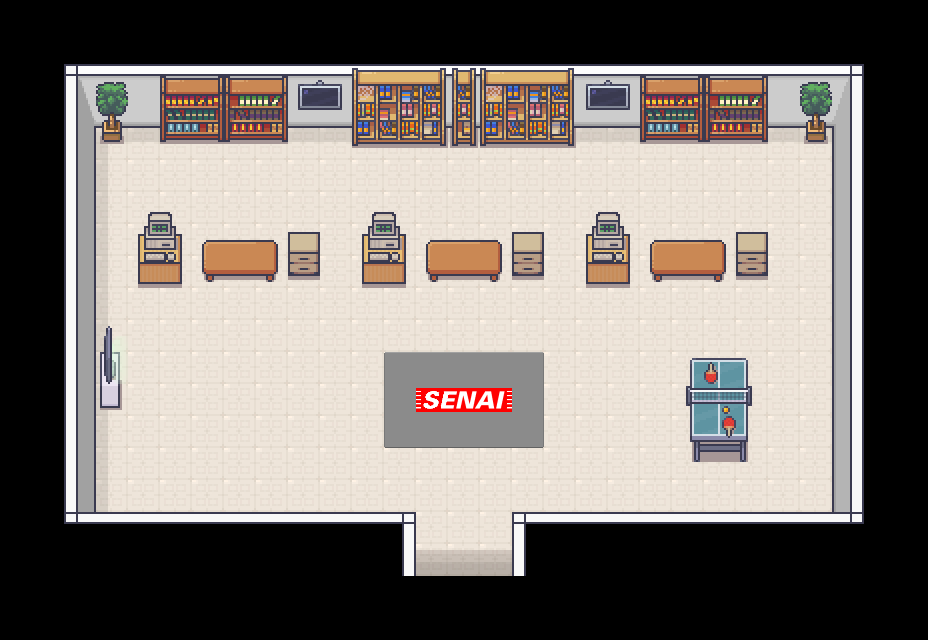

This is a level from a 2D game, rendered from its Tiled map with the project's own tilesets. A one-line summary and the map file follow, with tile-layer data summarised:
An orthogonal 29x20 tile map with 32x32 px tiles, 8 tile layers (Piso, Tapetes, Paredes, Moveis, ...), 5 tilesets and 20 objects (3x gavetas_stand, 3x pc_stand, 2x vaso_planta, player_spawn, npc_a, ...).

<map version="1.10" tiledversion="1.10.2" orientation="orthogonal" renderorder="right-down" width="29" height="20" tilewidth="32" tileheight="32" infinite="0" nextlayerid="11" nextobjectid="23">
 <tileset firstgid="1" source="tileset_paredes.tsx" />
 <tileset firstgid="8285" source="tileset_generic.tsx" />
 <tileset firstgid="9533" source="tileset_estoque.tsx" />
 <tileset firstgid="10333" source="tileset_biblioteca.tsx" />
 <tileset firstgid="10877" source="tapete.tsx" />
 <layer id="1" name="Piso" width="29" height="20">
  <data>[580 cells, 356 non-empty, 1 distinct tile ids]</data>
 </layer>
 <layer id="2" name="Tapetes" width="29" height="20">
  <data>[580 cells, 15 non-empty, 15 distinct tile ids]</data>
 </layer>
 <objectgroup id="10" name="Personagens">
  <object id="15" name="player_spawn" x="464.667" y="497.333">
   <point />
  </object>
  <object id="16" name="npc_a" x="239.818" y="221.818">
   <point />
  </object>
  <object id="17" name="npc_b" x="463.455" y="222">
   <point />
  </object>
  <object id="18" name="npc_c" x="687.455" y="222.182">
   <point />
  </object>
 </objectgroup>
 <layer id="3" name="Paredes" width="29" height="20">
  <data>[580 cells, 130 non-empty, 15 distinct tile ids]</data>
 </layer>
 <layer id="4" name="Moveis" width="29" height="20">
  <data>[580 cells, 115 non-empty, 59 distinct tile ids]</data>
 </layer>
 <layer id="5" name="AcimaMoveis" width="29" height="20">
  <data>[580 cells, 5 non-empty, 5 distinct tile ids]</data>
 </layer>
 <layer id="6" name="MaisAcimaMoveis" width="29" height="20">
  <data>[580 cells, 2 non-empty, 2 distinct tile ids]</data>
 </layer>
 <objectgroup id="9" name="ObjetosColisores">
  <object id="1" name="mesa_tenis" x="686" y="364.875" width="66.125" height="96.75" />
  <object id="3" name="mesa_stand_a" x="202" y="240.364" width="76" height="41.2727" />
  <object id="4" name="mesa_stand_b" x="426.333" y="239.697" width="76" height="41.2727" />
  <object id="5" name="mesa_stand_c" x="650" y="239.697" width="76" height="41.2727" />
  <object id="6" name="vaso_planta" x="102.333" y="120" width="19.3333" height="21.3333" />
  <object id="7" name="vaso_planta" x="806.333" y="120" width="19.3333" height="21.3333" />
  <object id="8" name="gavetas_stand" x="735.879" y="237.455" width="31.8788" height="38.606" />
  <object id="19" name="livros_stand_c" x="639.546" y="76.1217" width="128.545" height="64.9393" />
  <object id="21" name="livros_stand_b" x="352.212" y="68.1217" width="221.879" height="77.2727" />
  <object id="22" name="livros_stand_a" x="159.879" y="76.1217" width="128.212" height="66.2727" />
  <object id="9" name="gavetas_stand" x="512.102" y="237.364" width="31.8788" height="38.606" />
  <object id="10" name="gavetas_stand" x="288.061" y="237.197" width="31.8788" height="38.606" />
  <object id="11" name="pc_stand" x="137.879" y="233.742" width="43.8788" height="50.0605" />
  <object id="12" name="pc_stand" x="362.061" y="233.47" width="43.8788" height="50.0605" />
  <object id="13" name="pc_stand" x="586.061" y="232.97" width="43.8788" height="50.0605" />
  <object id="14" name="mesa_tv" x="99.6061" y="359.197" width="20.6061" height="48.9696" />
 </objectgroup>
 <layer id="7" name="Teto" width="29" height="20">
  <data>[580 cells, 8 non-empty, 5 distinct tile ids]</data>
 </layer>
 <layer id="8" name="BlocosColisores" width="29" height="20" opacity="0" offsetx="138" offsety="100">
  <properties>
   <property name="solid" type="bool" value="true" />
  </properties>
  <data>[580 cells, 72 non-empty, 1 distinct tile ids]</data>
 </layer>
</map>
